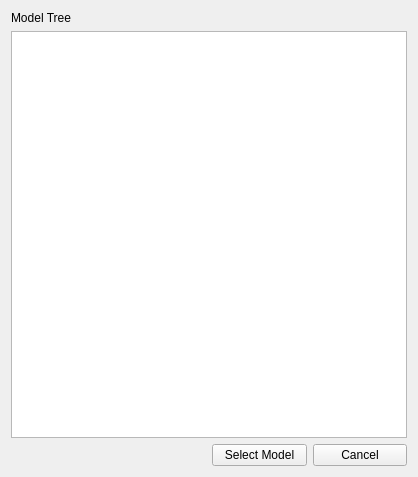
<?xml version="1.0" encoding="UTF-8"?>
<ui version="4.0">
 <class>WidgetSelectModModelClass</class>
 <widget class="QWidget" name="WidgetSelectModModelClass">
  <property name="geometry">
   <rect>
    <x>0</x>
    <y>0</y>
    <width>418</width>
    <height>477</height>
   </rect>
  </property>
  <property name="windowTitle">
   <string>Select a model</string>
  </property>
  <layout class="QGridLayout" name="gridLayout">
   <item row="2" column="0">
    <layout class="QGridLayout" name="layoutTableVar">
     <item row="1" column="2">
      <widget class="QPushButton" name="pushValidate">
       <property name="text">
        <string>Select Model</string>
       </property>
      </widget>
     </item>
     <item row="1" column="3">
      <widget class="QPushButton" name="pushCancel">
       <property name="text">
        <string>Cancel</string>
       </property>
      </widget>
     </item>
     <item row="0" column="0" colspan="4">
      <layout class="QHBoxLayout" name="horizontalLayout"/>
       </item>
      </layout>
     </item>
   <item row="1" column="0">
    <widget class="QTreeView" name="treeView">
     <property name="enabled">
      <bool>true</bool>
     </property>
    </widget>
   </item>
   <item row="0" column="0">
    <widget class="QLabel" name="label">
     <property name="text">
      <string>Model Tree</string>
     </property>
    </widget>
   </item>
  </layout>
 </widget>
 <resources/>
 <connections/>
</ui>
